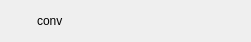
<?xml version="1.0" encoding="UTF-8"?>
<ui version="4.0">
 <class>ConversationWidget</class>
 <widget class="QWidget" name="ConversationWidget">
  <property name="geometry">
   <rect>
    <x>0</x>
    <y>0</y>
    <width>251</width>
    <height>37</height>
   </rect>
  </property>
  <property name="windowTitle">
   <string>Form</string>
  </property>
  <layout class="QGridLayout" name="gridLayout" columnminimumwidth="0,1">
   <item row="0" column="1">
    <widget class="QLabel" name="conversationLabel">
     <property name="text">
      <string>conv</string>
     </property>
     <property name="scaledContents">
      <bool>false</bool>
     </property>
     <property name="wordWrap">
      <bool>true</bool>
     </property>
    </widget>
   </item>
   <item row="0" column="0">
    <widget class="QLabel" name="label">
     <property name="sizePolicy">
      <sizepolicy hsizetype="Fixed" vsizetype="Fixed">
       <horstretch>1</horstretch>
       <verstretch>1</verstretch>
      </sizepolicy>
     </property>
     <property name="minimumSize">
      <size>
       <width>20</width>
       <height>20</height>
      </size>
     </property>
     <property name="maximumSize">
      <size>
       <width>20</width>
       <height>20</height>
      </size>
     </property>
     <property name="autoFillBackground">
      <bool>true</bool>
     </property>
     <property name="text">
      <string/>
     </property>
     <property name="pixmap">
      <pixmap resource="resources.qrc">:/images/res/contact.png</pixmap>
     </property>
     <property name="scaledContents">
      <bool>true</bool>
     </property>
    </widget>
   </item>
  </layout>
 </widget>
 <resources>
  <include location="resources.qrc"/>
 </resources>
 <connections/>
</ui>
